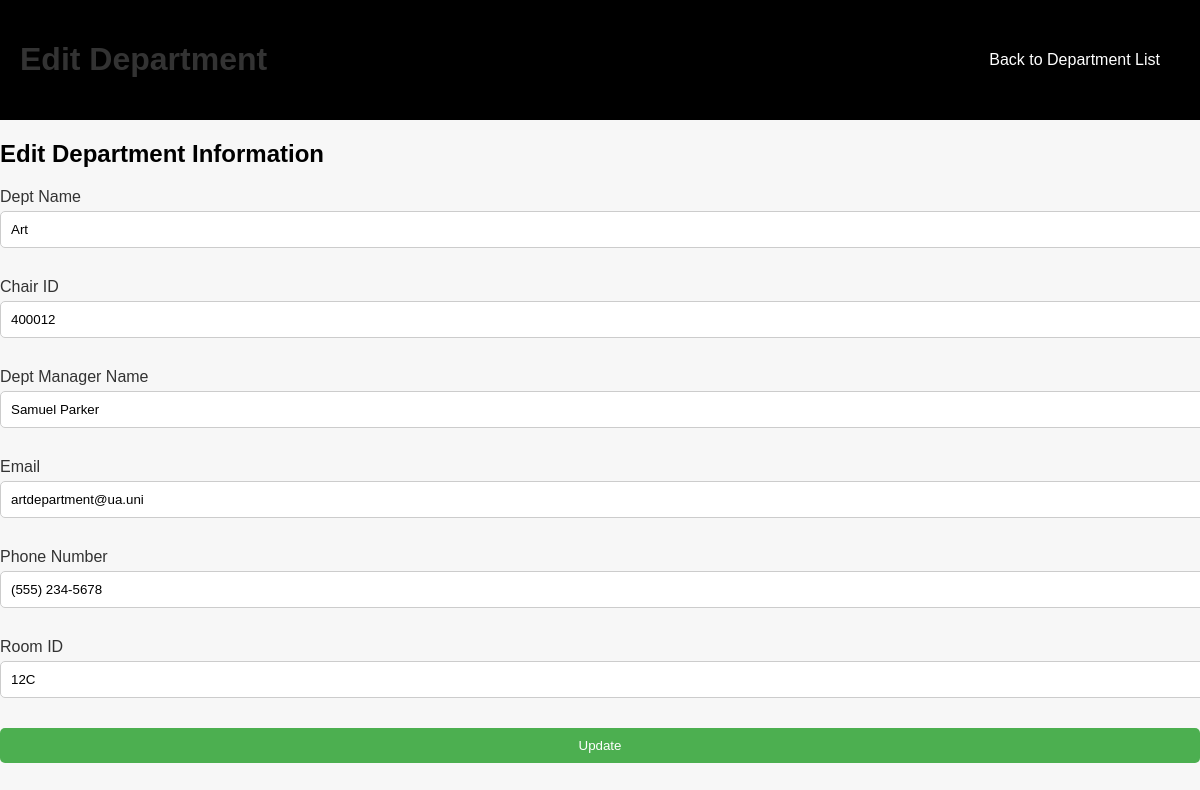
The app's page /Systemsproject/edit_department.php?id=ART with its own data.
### tables this page shows
CREATE TABLE `dept` (
  `DeptID` varchar(25) NOT NULL,
  `DeptName` varchar(100) DEFAULT NULL,
  `ChairID` int(11) DEFAULT NULL,
  `DeptManager` varchar(100) DEFAULT NULL,
  `Email` varchar(100) DEFAULT NULL,
  `PhoneNum` varchar(100) DEFAULT NULL,
  `RoomID` varchar(25) DEFAULT NULL
);

### Systemsproject/edit_department.php (the view, shortened to what this page needs)
<?php
@include 'config1.php';
if (isset($_GET['id'])) {
    $deptID = mysqli_real_escape_string($conn, $_GET['id']);
    $query = "SELECT * FROM dept WHERE DeptID = '$deptID'";
    $result = mysqli_query($conn, $query);
    if (mysqli_num_rows($result) > 0) {
        $department = mysqli_fetch_assoc($result);
    } else {
        echo "Department not found.";
        exit;
    }
} else {
    echo "Department ID not provided.";
    exit;
}
?>
<!DOCTYPE html>
<html lang="en">
<head>
   <link rel="stylesheet" href="edit_dept.css">
</head>
<body>
   <div class="header">
      <h1>Edit Department</h1>
      <a href="Departments_page1.php" class="back-button">Back to Department List</a>
   </div>
   <div class="edit-department-container">
      <h2>Edit Department Information</h2>
     <div class="form-group">
                <label for="newDeptName">Dept Name</label>
         <input type="text" name="newDeptName" placeholder="Department Name" value="<?php echo $department['DeptName']; ?>">
</div>
<div class="form-group">
                <label for="newChairId">Chair ID</label>
         <input type="text" name="newChairId" placeholder="Chair ID" value="<?php echo $department['ChairID']; ?>">
</div>
<div class="form-group">
                <label for="newDeptManager">Dept Manager Name</label>
         <input type="text" name="newDeptManager" placeholder="Department Manager" value="<?php echo $department['DeptManager']; ?>">
</div>
<div class="form-group">
                <label for="newEmail">Email</label>
         <input type="text" name="newEmail" placeholder="Email" value="<?php echo $department['Email']; ?>">
</div>
<div class="form-group">
                <label for="newPhoneNum">Phone Number</label>
         <input type="text" name="newPhoneNum" placeholder="Phone Number" value="<?php echo $department['PhoneNum']; ?>">
</div>
<div class="form-group">
                <label for="newRoomID">Room ID</label>
         <input type="text" name="newRoomID" placeholder="Room ID" value="<?php echo $department['RoomID']; ?>">
</div>
         <input type="submit" name="update" value="Update">
   </div>
</body>
</html>

### Systemsproject/edit_dept.css (style rules this page uses)
body { margin: 0; font-family: Arial, sans-serif; background-color: #f7f7f7; }
.header { background: #000; color: #fff; padding: 20px; display: flex; justify-content: space-between; align-items: center; }
.back-button { background: #000; color: #fff; padding: 10px 20px; text-decoration: none; border-radius: 5px; }
.form-group { margin-bottom: 20px; }
h1 { text-align: center; color: #333; }
label { display: block; margin-bottom: 5px; color: #333; }
input, select { width: 100%; padding: 10px; margin-bottom: 10px; border: 1px solid #ccc; border-radius: 5px; }
input[type="submit"] { background-color: #4caf50; color: #fff; cursor: pointer; border: none; }

### records on screen
dept: newDeptName "Art", newChairId "400012", newDeptManager "Samuel Parker", newEmail "artdepartment@ua.uni", newPhoneNum "(555) 234-5678", newRoomID "12C"
